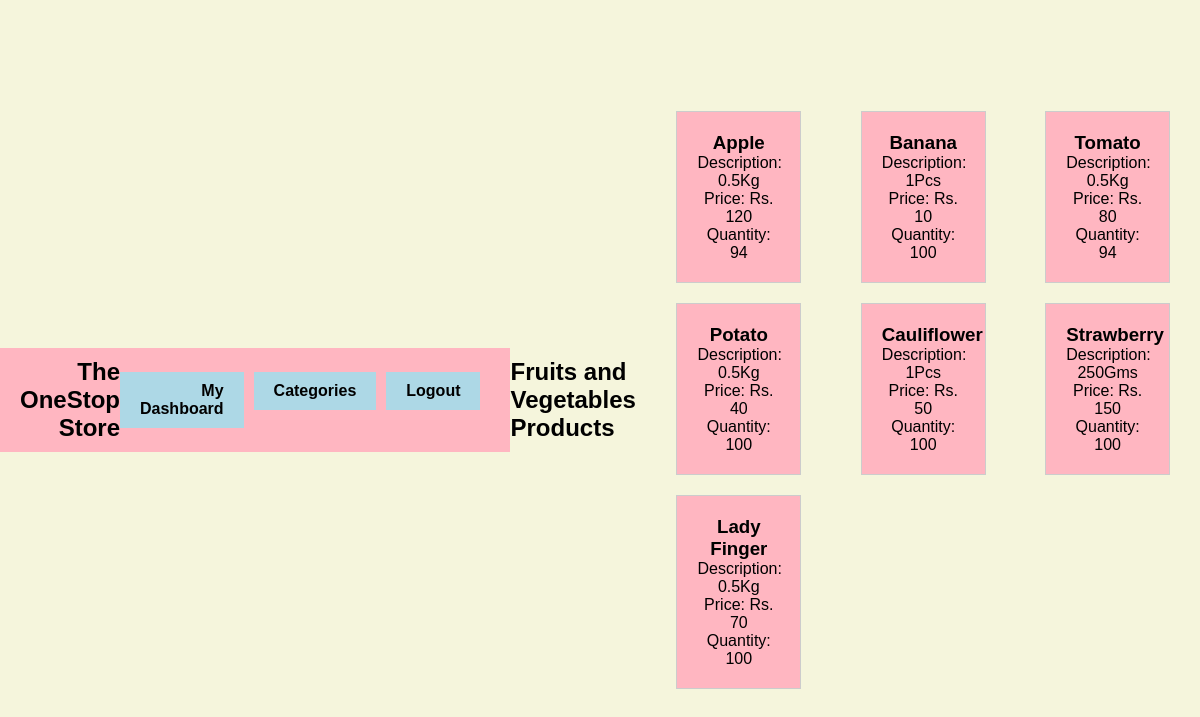
Page /products-by-category-admin/Fruits and Vegetables on the committed database.
### app.py (models this page shows)
class Categories(db.Model):
    __tablename__ ="categories"
    category_id = db.Column(db.String(100), primary_key=True)
    category_name = db.Column(db.String(100))
    products = db.relationship('Products', secondary='Products_Categories', back_populates='categories')

class Products(db.Model):
    __tablename__ ="products"
    product_id = db.Column(db.String(100), primary_key=True, unique=True)
    product_name = db.Column(db.String(100))
    product_descp = db.Column(db.String(100))
    product_qty = db.Column(db.Integer)
    product_pr = db.Column(db.Integer)
    categories = db.relationship('Categories', secondary='Products_Categories', back_populates='products')

### app.py (the view)
@app.route('/products-by-category-admin/<string:category>', methods=['GET', 'POST'])
def products_by_category_admin(category):
    selected_category = Categories.query.filter_by(category_name=category).first()
    if selected_category:
        category_products = selected_category.products
    return render_template('products_by_category_admin.html', selected_category=selected_category)

### templates/products_by_category_admin.html (shortened to what this page needs)
<!DOCTYPE html>
<html>
<head>
    <link rel="stylesheet" href="style/style.css">
</head>
<body>
    {% include 'navbar_admin.html' %}
    <h2>{{ selected_category.category_name }} Products</h2>
    <div class="product-container">
        {% for product in selected_category.products %}
            <div class="product-box">
                <h3>{{ product.product_name }}</h3>
                <p>Description: {{ product.product_descp }}</p>
                <p>Price: Rs. {{ product.product_pr }}</p>
                <p>Quantity: {{ product.product_qty }}</p>
            </div>
        {% endfor %}
    </div>
</body>
</html>

### static/style.css (style rules this page uses)
body, h1, h2, h3, h4, h5, h6, p { margin: 0; padding: 0; }
body { background-color: beige; display: flex; justify-content: center; align-items: center; height: 100vh; font-family: Arial, sans-serif; }
body { background-color: beige; font-family: Arial, sans-serif; }
.product-box { border: 1px solid #ccc; padding: 20px; margin: 10px; width: calc(20% - 20px); display: inline-block; vertical-align: top; text-align: center; background-color: lightpink; color: black; text-decoration: none; }
.product-container { display: flex; flex-wrap: wrap; justify-content: space-between; margin: 20px; }

### templates/products_by_category_admin.html (style rules this page uses)
body { background-color: beige; color: black; }
.product-box { border: 1px solid #ccc; padding: 20px; margin: 10px; width: calc(20% - 20px); display: inline-block; vertical-align: top; text-align: center; background-color: lightpink; color: black; text-decoration: none; }
.product-container { display: flex; flex-wrap: wrap; justify-content: space-between; margin: 20px; }

### templates/navbar_admin.html (style rules this page uses)
body { background-color: beige; color: black; margin: 0; padding: 0; }

### rows in the picture
Categories: category_name "Fruits and Vegetables"
Products: product_name "Apple", product_descp "0.5Kg", product_pr "120", product_qty "94"
Products: product_name "Banana", product_descp "1Pcs", product_pr "10", product_qty "100"
Products: product_name "Tomato", product_descp "0.5Kg", product_pr "80", product_qty "94"
Products: product_name "Potato", product_descp "0.5Kg", product_pr "40", product_qty "100"
Products: product_name "Cauliflower", product_descp "1Pcs", product_pr "50", product_qty "100"
Products: product_name "Strawberry", product_descp "250Gms", product_pr "150", product_qty "100"
Products: product_name "Lady Finger", product_descp "0.5Kg", product_pr "70", product_qty "100"
